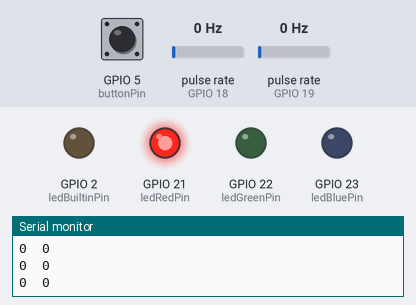
This sketch was run on a simulated ESP32. Parts: output pins drawn as LEDs (lit = HIGH), the last lines printed to the serial monitor. Wiring (inferred from the names in the program): 2 × pulse sensor: data GPIO 18 / data GPIO 19. Dashed ring = blinking. The test bench sets the inputs (shaded band); at power-on: pulse rate (sensors on GPIO 19, GPIO 18) 0 Hz, GPIO 5 (buttonPin) HIGH.

Above: at 1.2 s.
1.3 s: pulse rate (sensor on GPIO 19) set to 4 Hz
At 1.55 s:
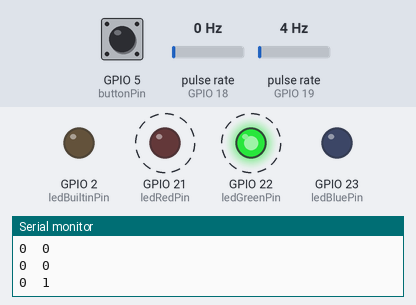
4.3 s: pulse rate (sensor on GPIO 18) set to 4 Hz
At 4.9 s:
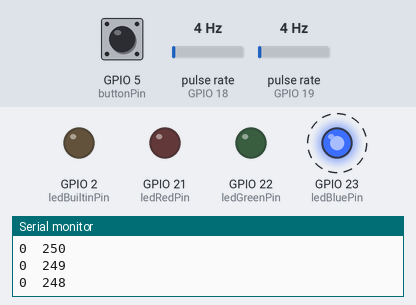
7.3 s: GPIO 5 (buttonPin) pulled LOW for 0.15 s
At 7.66 s:
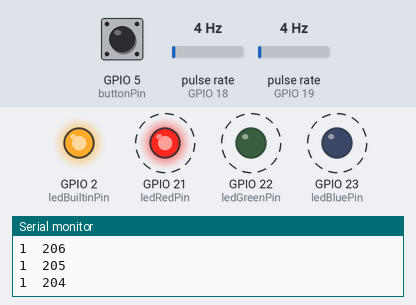
10.3 s: pulse rate (sensor on GPIO 18) set to 100 Hz
At 10.49 s:
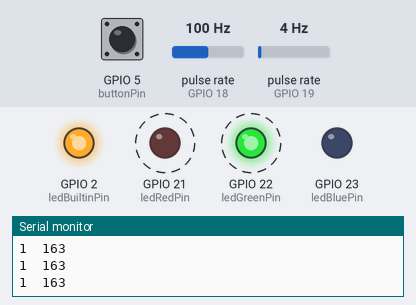
13.3 s: pulse rate (sensor on GPIO 19) set to 100 Hz
16.3 s: GPIO 5 (buttonPin) pulled LOW for 1 s
At 16.82 s:
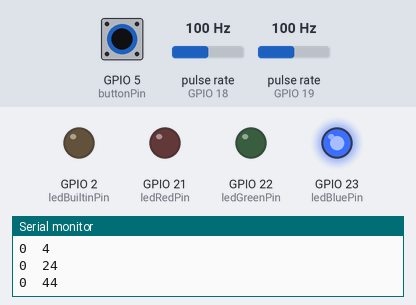
Timing chart, 0 to 20.3 s (numbered marks = the images above; inputs shaded):
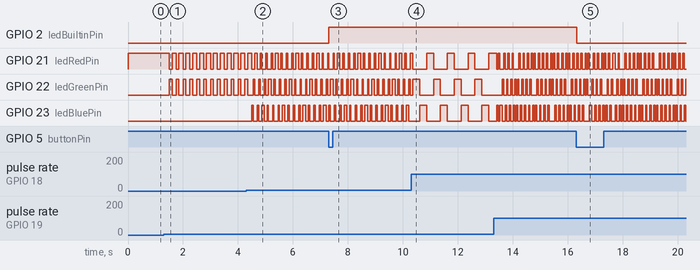

The sketch:

ESP32EncoderTesting.ino
```cpp
// ----- Global Constants
enum {
  buttonPin = 5,
  encoderDtPin = 18,
  encoderClkPin = 19,
  ledRedPin = 21,
  ledGreenPin = 22,
  ledBluePin = 23,
  ledBuiltinPin = LED_BUILTIN,

  buttonToggleDebounceMillis = 20,
  encoderQueueSize = 100,
};

const short int EncoderArray[4][4] =
  {{ 0, 1,-1, 0 },
   {-1, 0, 0, 1 },
   { 1, 0, 0,-1 },
   { 0,-1, 1, 0 }};

// ----- Global Variables
volatile byte encoderPreviousValue = 0;
byte encoderCount = 0;
volatile bool buttonToggleValue = false;
volatile unsigned int buttonToggleOldMillis = 0;

volatile byte circularQueue[encoderQueueSize] = {0};
volatile byte head = 0; // Index of next empty byte in circular queue
volatile byte tail = 0; // Index of oldest item in circular queue

// ----- Interrupt Service Routines
void IRAM_ATTR ButtonChangeIsr() {
  if (digitalRead(buttonPin) == LOW
      && millis() - buttonToggleOldMillis > buttonToggleDebounceMillis)
  {
    buttonToggleValue = !buttonToggleValue;
    buttonToggleOldMillis = millis();
  }
}

void IRAM_ATTR EncoderChangeIsr() {
  byte encoderValue = (digitalRead(encoderDtPin) << 1) + digitalRead(encoderClkPin);

  circularQueue[head] = encoderValue;
  head++;
  if(head == encoderQueueSize) { head = 0; }
}

// ----- Setup
void setup() {
  pinMode(buttonPin, INPUT);
  pinMode(encoderDtPin, INPUT);
  pinMode(encoderClkPin, INPUT);

  pinMode(ledRedPin, OUTPUT);
  pinMode(ledGreenPin, OUTPUT);
  pinMode(ledBluePin, OUTPUT);
  pinMode(ledBuiltinPin, OUTPUT);

  buttonToggleOldMillis = millis();

  attachInterrupt(buttonPin, ButtonChangeIsr, CHANGE);
  attachInterrupt(encoderDtPin, EncoderChangeIsr, CHANGE);
  attachInterrupt(encoderClkPin, EncoderChangeIsr, CHANGE);

  Serial.begin(115200);
}


// ----- Main Loop
void loop() {
  while(tail != head) {
    short unsigned int encoderValue = circularQueue[tail];
    encoderCount += EncoderArray[encoderPreviousValue][encoderValue];
    encoderPreviousValue = encoderValue;
    tail++;
    if(tail == encoderQueueSize) { tail = 0; }
  }

  Serial.print(buttonToggleValue);
  Serial.print("  ");
  Serial.println(encoderCount);

  digitalWrite(ledBuiltinPin, buttonToggleValue);

  switch(encoderCount % 3) {
    case 0:
      digitalWrite(ledRedPin, HIGH);
      digitalWrite(ledGreenPin, LOW);
      digitalWrite(ledBluePin, LOW);
      break;
    case 1:
      digitalWrite(ledRedPin, LOW);
      digitalWrite(ledGreenPin, HIGH);
      digitalWrite(ledBluePin, LOW);
      break;
    case 2:
      digitalWrite(ledRedPin, LOW);
      digitalWrite(ledGreenPin, LOW);
      digitalWrite(ledBluePin, HIGH);
      break;
  }

  delay(50);
}
```

Measured:
- after the input at 1.3 s, GPIO 21 (ledRedPin): alternates HIGH for 0.15 s and LOW for 0.10 s, starting after 0.20 s; GPIO 22 (ledGreenPin): alternates HIGH for 0.10 s and LOW for 0.15 s, starting after 0.20 s
- after the input at 4.3 s, GPIO 23 (ledBluePin): alternates HIGH for 0.05 s and LOW for 0.13 s, starting after 0.21 s
- after the input at 7.3 s, GPIO 2 (ledBuiltinPin): LOW → HIGH at once
- after the input at 10.3 s, GPIO 21 (ledRedPin): alternates HIGH for 0.25 s and LOW for 0.50 s, starting after 0.07 s; GPIO 22 (ledGreenPin), GPIO 23 (ledBluePin): alternates HIGH for 0.25 s and LOW for 0.50 s, starting after 0.32 s
- after the input at 16.3 s, GPIO 2 (ledBuiltinPin): HIGH → LOW at once
